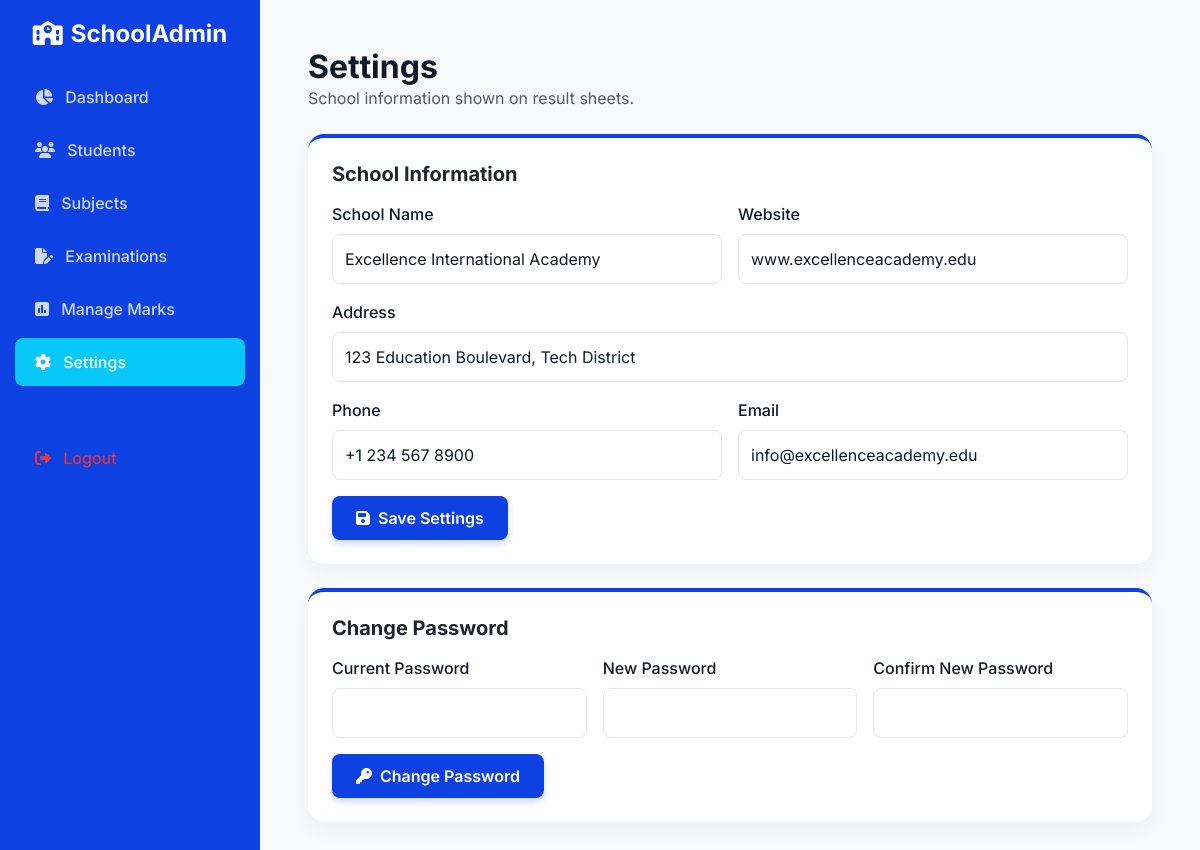
Page /admin/settings.php (signed in) on the committed database.
### tables this page shows
CREATE TABLE school_settings (
    id INT AUTO_INCREMENT PRIMARY KEY,
    school_name VARCHAR(255) NOT NULL,
    address TEXT,
    phone VARCHAR(50),
    email VARCHAR(100),
    website VARCHAR(100),
    logo_path VARCHAR(255) DEFAULT 'assets/images/logo.png',
    updated_at TIMESTAMP DEFAULT CURRENT_TIMESTAMP ON UPDATE CURRENT_TIMESTAMP
);

### config/database.php (called while the page is built, shortened)
<?php
function escape($string) {
    return htmlspecialchars($string, ENT_QUOTES, 'UTF-8');
}
?>

### admin/settings.php (the view, shortened to what this page needs)
<?php
require_once 'includes/header.php';
$settings = $pdo->query("SELECT * FROM school_settings ORDER BY id LIMIT 1")->fetch();
?>
<h2 class="fw-bold mb-0">Settings</h2>
<p class="text-muted mb-4">School information shown on result sheets.</p>
<div class="card card-custom p-4 mb-4">
    <h5 class="fw-bold mb-3">School Information</h5>
    <form method="POST">
        <div class="row g-3">
            <div class="col-md-6">
                <label class="form-label">School Name</label>
                <input type="text" name="school_name" class="form-control" value="<?= escape($settings['school_name']) ?>" required>
            </div>
            <div class="col-md-6">
                <label class="form-label">Website</label>
                <input type="text" name="website" class="form-control" value="<?= escape($settings['website']) ?>">
            </div>
            <div class="col-12">
                <label class="form-label">Address</label>
                <input type="text" name="address" class="form-control" value="<?= escape($settings['address']) ?>">
            </div>
            <div class="col-md-6">
                <label class="form-label">Phone</label>
                <input type="text" name="phone" class="form-control" value="<?= escape($settings['phone']) ?>">
            </div>
            <div class="col-md-6">
                <label class="form-label">Email</label>
                <input type="email" name="email" class="form-control" value="<?= escape($settings['email']) ?>">
            </div>
            <div class="col-12">
                <button type="submit" class="btn btn-primary-custom"><i class="fa-solid fa-floppy-disk me-2"></i>Save Settings</button>
            </div>
        </div>
    </form>
</div>
<div class="card card-custom p-4">
    <h5 class="fw-bold mb-3">Change Password</h5>
    <form method="POST" class="row g-3">
        <div class="col-md-4">
            <label class="form-label">Current Password</label>
            <input type="password" name="current_password" class="form-control" required>
        </div>
        <div class="col-md-4">
            <label class="form-label">New Password</label>
            <input type="password" name="new_password" class="form-control" required>
        </div>
        <div class="col-md-4">
            <label class="form-label">Confirm New Password</label>
            <input type="password" name="confirm_password" class="form-control" required>
        </div>
        <div class="col-12">
            <button type="submit" class="btn btn-primary-custom"><i class="fa-solid fa-key me-2"></i>Change Password</button>
        </div>
    </form>
</div>
<?php require_once 'includes/footer.php'; ?>

### assets/css/style.css (style rules this page uses)
:root { --primary-blue: #0D41E1; --secondary-cyan: #07C8F9; --bg-light: #F4F8FF; --white: #FFFFFF; --text-dark: #111827; --text-muted: #6B7280; --border-color: #E5E7EB; --success: #10B981; --danger: #EF4444; }
body { font-family: 'Inter', sans-serif; background-color: var(--bg-light); color: var(--text-dark); -webkit-font-smoothing: antialiased; }
.btn-primary-custom { background: var(--primary-blue); color: var(--white); font-weight: 600; border: none; border-radius: 8px; padding: 10px 24px; transition: all 0.3s ease; box-shadow: 0 4px 6px rgba(13, 65, 225, 0.2); }
.card-custom { background: var(--white); border-radius: 16px; border: none; box-shadow: 0 10px 25px -5px rgba(0, 0, 0, 0.05); border-top: 4px solid var(--primary-blue); transition: transform 0.3s ease, box-shadow 0.3s ease; }
.form-control, .form-select { border: 1px solid var(--border-color); border-radius: 8px; padding: 12px; color: var(--text-dark); }
.form-label { font-weight: 500; color: var(--text-dark); }

### rows in the picture
school_settings: school_name "Excellence International Academy", website "www.excellenceacademy.edu", address "123 Education Boulevard, Tech District", phone "+1 234 567 8900", email "info@excellenceacademy.edu"
